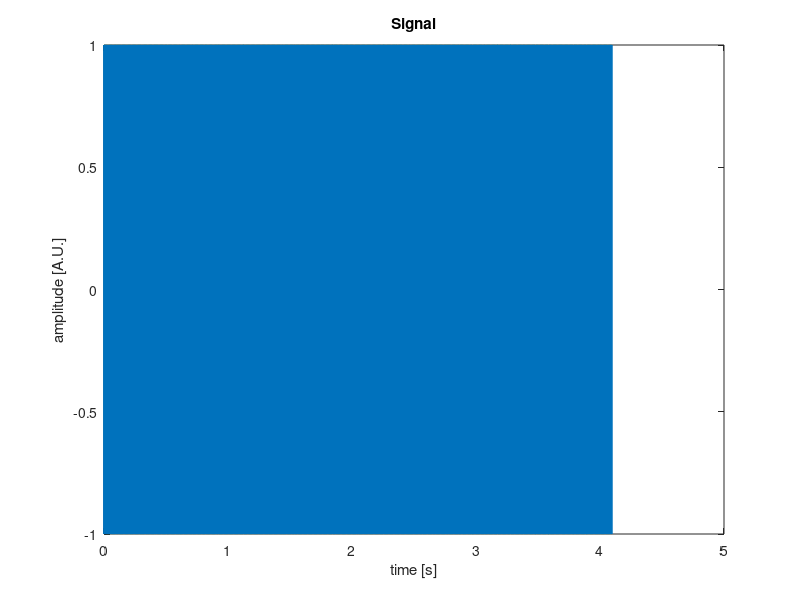
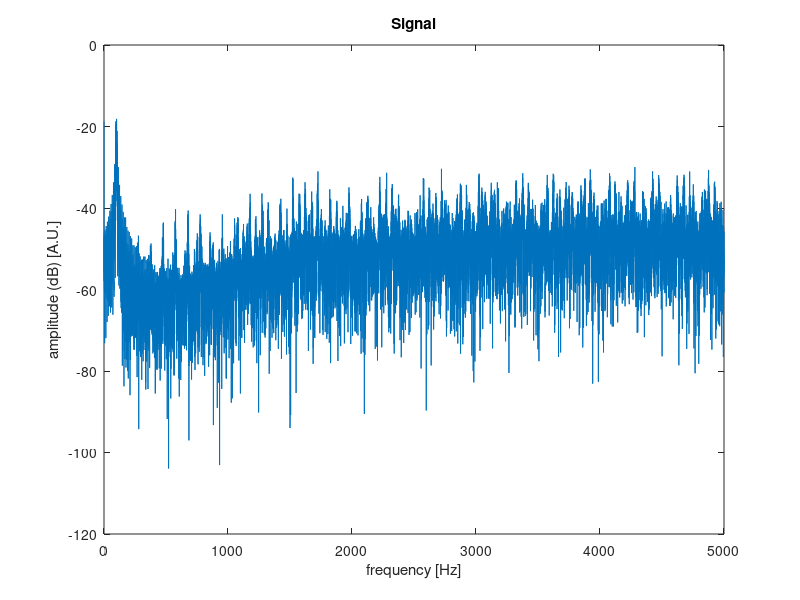
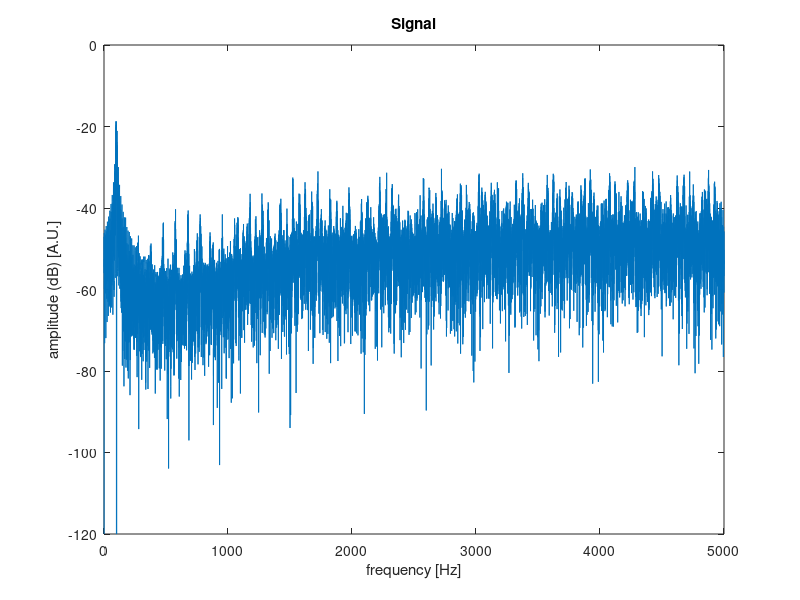

Source code (MATLAB) for these figures, in order:
clear all;

sorgente = 'ext';
fck = 10e3;     % [Hz]

%----------------------------------------------------------
%       Sintesi segnale di prova
%----------------------------------------------------------
fs  = 1;   % [Hz]
snr = 20;   % [dB]
N   = 4096; % Numero campioni

T = N/fck;
n=1:N;
t=n/N*T;

ySignal = 1*sin(2*pi*fs*t+pi/4);
%y  = awgn(ySignal,snr,'measured');
y = ySignal;

%----------------------------------------------------------
%       Lettura dati sperimentali
%----------------------------------------------------------
if sorgente == 'ext'
    load BitStream.dat;
    y = BitStream';
    N   = length(y);
    T   = N/fck;
    n   = 1:N;
    t   = n/N*T;
end

f = (1:N/2)/(N/2)*fck/2;

%----------------------------------------------------------
%       Calcolo spettro
%----------------------------------------------------------
%w = ones (1,N);
w = hamming(N)';
%w = blackman(N)';
%w = nuttal(N)';
Y = abs(fft(y/N.*w));

Yreal = 2*Y(1:end/2);


%---------------------------------------------------
%   Valutazione segnale in frequenza
%---------------------------------------------------
WW = 5;
[YrealMax,YrealMaxIndex] = max(Yreal);
YrealSoloNoise = Yreal;
YrealSoloNoise(1:3)=1e-6;
YrealSoloNoise(YrealMaxIndex-WW :YrealMaxIndex+WW )=1e-6;
YRmsSoloNoise = sqrt(sum(YrealSoloNoise.*YrealSoloNoise));



%Fs = 32e3;
%t = 0:1/Fs:2.96;
%x = cos(2*pi*t*1.24e3)+ cos(2*pi*t*10e3)+ randn(size(t));
%Pxx = periodogram(x);
%Hpsd = dspdata.psd(Pxx,'Fs',Fs); % Create a PSD data object.
%plot(Hpsd);                        % Plot the PSD data object.


%----------------------------------------------------------
%       Mostra risultati
%----------------------------------------------------------
figure(1), plot(t,y), title('Signal'), xlabel('time [s]'), ylabel('amplitude [A.U.]');
figure(2), plot(f, 20*log10(abs(Yreal))), title('Signal'), xlabel('frequency [Hz]'), ylabel('amplitude (dB) [A.U.]');
figure(3), plot(f, 20*log10(abs(YrealSoloNoise))), title('Signal'), xlabel('frequency [Hz]'), ylabel('amplitude (dB) [A.U.]');

sprintf('YMax            = %f [dB]',20*log10(abs(YrealMax)))
sprintf('YRms(SoloNoise) = %f [dB]',20*log10(abs(YRmsSoloNoise)))
sprintf('SNR = %f [dB]',20*log10(abs(YrealMax))-20*log10(abs(YRmsSoloNoise)))
